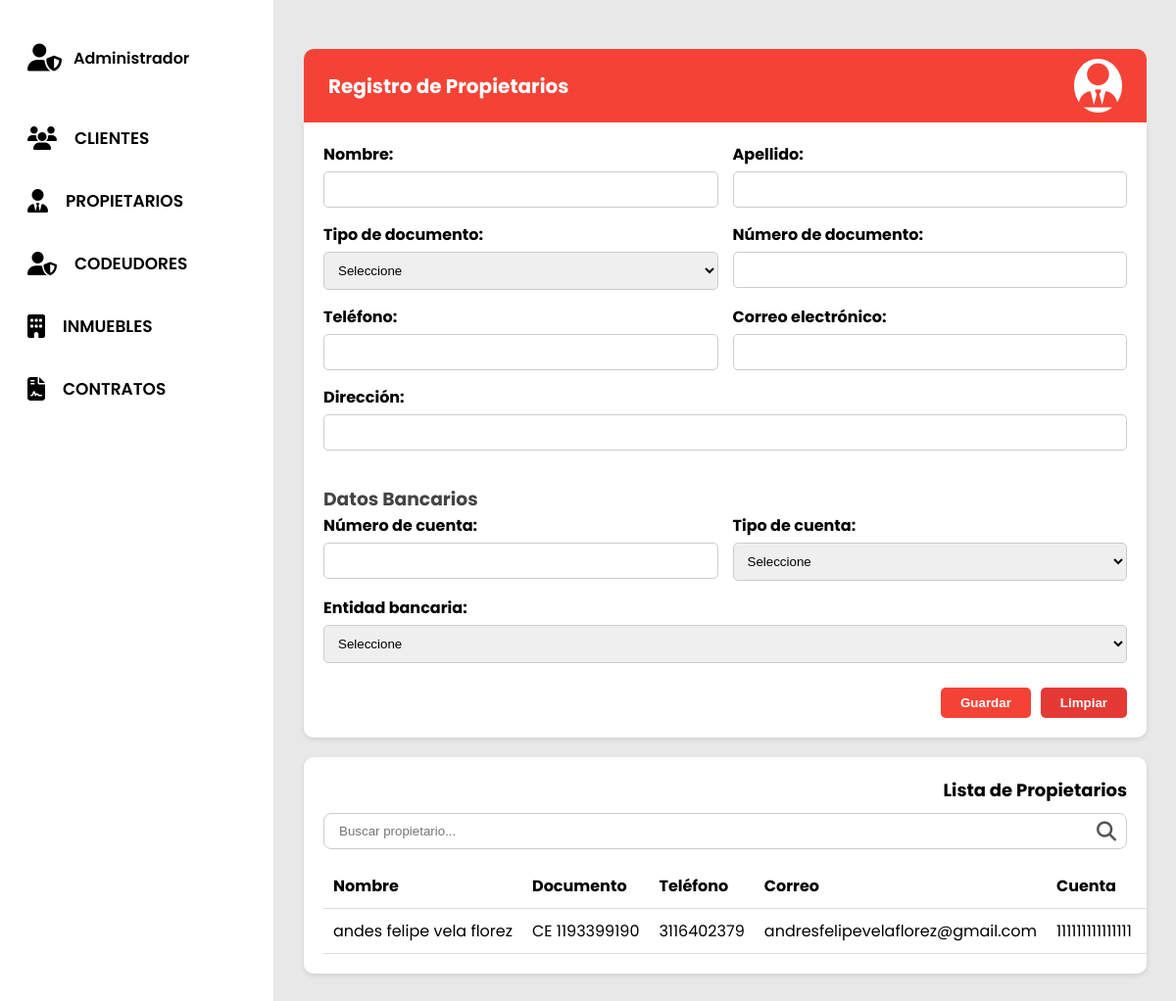
Screenshot of /View/registro_propietarios.php with the database file from the repository.
### tables this page shows
CREATE TABLE `BANK_ACCOUNT` (
    `accountId` int(11) NOT NULL AUTO_INCREMENT,
    `personId` int(11) NOT NULL,
    `accountIdentifier` varchar(50) DEFAULT NULL,
    `accountCategory` varchar(50) DEFAULT NULL COMMENT 'Savings, Checking, etc.',
    `financialInstitution` varchar(100) DEFAULT NULL,
    PRIMARY KEY (`accountId`),
    KEY `personId` (`personId`),
    CONSTRAINT `BANK_ACCOUNT_ibfk_1` FOREIGN KEY (`personId`) REFERENCES `PERSON` (`personId`)
);

CREATE TABLE `PERSON` (
    `personId` int(11) NOT NULL AUTO_INCREMENT,
    `personCategory` varchar(50) DEFAULT NULL COMMENT 'Owner, Tenant, Co-Debtor',
    `fullName` varchar(255) DEFAULT NULL,
    `documentCategory` varchar(10) DEFAULT NULL COMMENT 'ID, TI, CE, PAS, etc.',
    `documentIdentifier` varchar(50) DEFAULT NULL,
    `address` varchar(255) DEFAULT NULL,
    `phoneNumber` varchar(50) DEFAULT NULL,
    `phonePrefix` varchar(100) DEFAULT NULL COMMENT 'e.g. +57, +1, +34, etc.',
    `emailAddress` varchar(255) DEFAULT NULL,
    PRIMARY KEY (`personId`)
);

### Model/conexions.php (called while the page is built, shortened)
<?php
class Conexion {
    private $server = "localhost";
    private $user = "root";
    private $pass = "";
    private $db = "aphia_p";
    private $conexion;
    public function __construct() {
        $this->conexion = new mysqli($this->server, $this->user, $this->pass, $this->db);
    }
    public function conectar() {
        return $this->conexion;
    }
}
?>

### Model/propietariosModel.php (called while the page is built, shortened)
<?php
require_once __DIR__ . '/../Model/conexions.php';
class PropietarioModel {
    private $conn;
    public function __construct() {
        $database = new Conexion();
        $this->conn = $database->conectar();
    }
    public function obtenerTodos() {
        $sql = "SELECT p.*, b.accountIdentifier, b.accountCategory, b.financialInstitution
                FROM PERSON p
                LEFT JOIN BANK_ACCOUNT b ON p.personId = b.personId
                WHERE p.personCategory = 'Owner'
                ORDER BY p.fullName ASC";
        $result = $this->conn->query($sql);
        return $result->fetch_all(MYSQLI_ASSOC);
    }
}
?>

### Controller/propietariosController.php (called while the page is built, shortened)
<?php
require_once __DIR__ . '/../Model/propietariosModel.php';
class PropietarioController {
    private $model;
    public function __construct() {
        $this->model = new PropietarioModel();
    }
    public function index() {
        return $this->model->obtenerTodos();
    }
}
?>

### View/registro_propietarios.php (the view, shortened to what this page needs)
<?php
require_once __DIR__ . '/../Controller/propietariosController.php';
$controller = new PropietarioController();
$editMode = false;
$formData = [
    'nombre' => '',
    'apellido' => '',
    'tipo_doc' => '',
    'numero_doc' => '',
    'telefono' => '',
    'email' => '',
    'direccion' => '',
    'numero_cuenta' => '',
    'tipo_cuenta' => '',
    'entidad_bancaria' => '',
];
$propietarios = $controller->index();
?>
<!DOCTYPE html>
<html lang="es">
<head>
  <link rel="stylesheet" href="Styles/style_administrator_dashboard.css">
  <link rel="stylesheet" href="Styles/registro_cliente.css">
  <link rel="stylesheet" href="https://cdnjs.cloudflare.com/ajax/libs/font-awesome/6.5.0/css/all.min.css">
</head>
<body>
  <div class="container">
    <aside class="sidebar">
      <div class="user"><i class="fa-solid fa-user-shield"></i><span>Administrador</span></div>
      <nav class="menu">
        <a href="resgistro_clientes.php"><i class="fas fa-users"></i><span>CLIENTES</span></a>
        <a href="#"><i class="fas fa-user-tie"></i><span>PROPIETARIOS</span></a>
        <a href="registro_codeudor.php"><i class="fas fa-user-shield"></i><span>CODEUDORES</span></a>
        <a href="registro_inmuebles.php"><i class="fas fa-building"></i><span>INMUEBLES</span></a>
        <a href="#"><i class="fas fa-file-contract"></i><span>CONTRATOS</span></a>
      </nav>
    </aside>
    <main class="main-content">
      <div class="contenedor">
        <div class="header">
          <div>Registro de Propietarios</div>
          <div class="icono"><i class="fa-solid fa-user-tie"></i></div>
        </div>
        <form class="formulario" action="registro_propietarios.php" method="POST">
          <div class="campo-grupo">
            <div class="campo">
              <label for="nombre">Nombre:</label>
              <input type="text" id="nombre" name="nombre" required value="<?= htmlspecialchars($formData['nombre']) ?>">
            </div>
            <div class="campo">
              <label for="apellido">Apellido:</label>
              <input type="text" id="apellido" name="apellido" required value="<?= htmlspecialchars($formData['apellido']) ?>">
            </div>
          </div>
          <div class="campo-grupo">
            <div class="campo">
              <label for="tipo_doc">Tipo de documento:</label>
              <select id="tipo_doc" name="tipo_doc" required>
                <option value="">Seleccione</option>
              </select>
            </div>
            <div class="campo">
              <label for="numero_doc">Número de documento:</label>
              <input type="text" id="numero_doc" name="numero_doc" required value="<?= htmlspecialchars($formData['numero_doc']) ?>" <?= $editMode ? 'readonly' : '' ?>>
            </div>
          </div>
          <div class="campo-grupo">
            <div class="campo">
              <label for="telefono">Teléfono:</label>
              <input type="text" id="telefono" name="telefono" required value="<?= htmlspecialchars($formData['telefono']) ?>">
            </div>
            <div class="campo">
              <label for="email">Correo electrónico:</label>
              <input type="email" id="email" name="email" required value="<?= htmlspecialchars($formData['email']) ?>">
            </div>
          </div>
          <div class="campo-grupo">
            <div class="campo">
              <label for="direccion">Dirección:</label>
              <input type="text" id="direccion" name="direccion" required value="<?= htmlspecialchars($formData['direccion']) ?>">
            </div>
          </div>
          <h3 style="margin-top:20px;color:#444;">Datos Bancarios</h3>
          <div class="campo-grupo">
            <div class="campo">
              <label for="numero_cuenta">Número de cuenta:</label>
              <input type="text" id="numero_cuenta" name="numero_cuenta" value="<?= htmlspecialchars($formData['numero_cuenta']) ?>">
            </div>
            <div class="campo">
              <label for="tipo_cuenta">Tipo de cuenta:</label>
              <select id="tipo_cuenta" name="tipo_cuenta">
                <option value="">Seleccione</option>
              </select>
            </div>
          </div>
          <div class="campo-grupo">
            <div class="campo">
              <label for="entidad_bancaria">Entidad bancaria:</label>
              <select id="entidad_bancaria" name="entidad_bancaria">
                <option value="">Seleccione</option>
              </select>
            </div>
          </div>
          <div class="botones">
            <button type="submit" class="btn-guardar"><?= $editMode ? 'Actualizar' : 'Guardar' ?></button>
            <?php if ($editMode): ?>
              <a class="btn-limpiar" href="registro_propietarios.php">Cancelar</a>
            <?php else: ?>
              <button type="reset" class="btn-limpiar">Limpiar</button>
            <?php endif; ?>
          </div>
        </form>
        <div class="listado">
          <h2>Lista de Propietarios</h2>
          <div class="buscador">
            <input type="text" placeholder="Buscar propietario...">
            <i class="fa-solid fa-magnifying-glass"></i>
          </div>
          <table>
            <thead>
              <tr>
                <th>Nombre</th>
                <th>Documento</th>
                <th>Teléfono</th>
                <th>Correo</th>
                <th>Cuenta</th>
                <th>Banco</th>
              </tr>
            </thead>
            <tbody>
              <?php if (!empty($propietarios)): ?>
                <?php foreach ($propietarios as $p): ?>
                  <tr>
                    <td><?= htmlspecialchars($p['fullName']) ?></td>
                    <td><?= htmlspecialchars($p['documentCategory']) . ' ' . htmlspecialchars($p['documentIdentifier']) ?></td>
                    <td><?= htmlspecialchars($p['phoneNumber']) ?></td>
                    <td><?= htmlspecialchars($p['emailAddress']) ?></td>
                    <td><?= htmlspecialchars($p['accountIdentifier'] ?? 'N/A') ?></td>
                    <td><?= htmlspecialchars($p['financialInstitution'] ?? 'N/A') ?></td>
                  </tr>
                <?php endforeach; ?>
              <?php else: ?>
                <tr>
                  <td colspan="7">No hay propietarios registrados</td>
                </tr>
              <?php endif; ?>
            </tbody>
          </table>
        </div>
      </div>
    </main>
  </div>
</body>
</html>

### View/Styles/style_administrator_dashboard.css (style rules this page uses)
* { margin: 0; padding: 0; box-sizing: border-box; }
body { font-family: "Poppins", Arial, sans-serif; height: 100vh; overflow: hidden; }
.container { display: flex; height: 100vh; width: 100%; }
.sidebar { width: 280px; background-color: #fff; display: flex; flex-direction: column; align-items: flex-start; padding: 45px 25px; border-right: 1px solid #e0e0e0; gap: 55px; flex-shrink: 0; }
.user { display: flex; align-items: center; gap: 12px; font-weight: 600; font-size: 16px; color: #000; padding-left: 3px; }
.user i { font-size: 28px; color: #000; }
.menu { display: flex; flex-direction: column; gap: 38px; width: 100%; }
.menu a { display: flex; align-items: center; gap: 18px; font-size: 17px; font-weight: 600; color: #000; text-decoration: none; transition: all 0.3s ease; padding-left: 3px; }
.menu a i { font-size: 24px; color: #000; z-index: 2; }
.main-content { flex: 1; position: relative; height: 100vh; overflow: hidden; background-color: #e8e8e8; display: flex; align-items: center; justify-content: center; }

### View/Styles/registro_cliente.css (style rules this page uses)
* { margin: 0; padding: 0; box-sizing: border-box; }
body { font-family: "Poppins", Arial, sans-serif; height: 100vh; overflow: hidden; background-color: #f44336; }
.container { display: flex; height: 100vh; width: 100%; }
.sidebar { width: 280px; background-color: #fff; display: flex; flex-direction: column; align-items: flex-start; padding: 45px 25px; border-right: 1px solid #e0e0e0; gap: 55px; flex-shrink: 0; }
.user { display: flex; align-items: center; gap: 12px; font-weight: 600; font-size: 16px; color: #000; padding-left: 3px; }
.user i { font-size: 28px; color: #000; }
.menu { display: flex; flex-direction: column; gap: 38px; width: 100%; }
.menu a { display: flex; align-items: center; gap: 18px; font-size: 17px; font-weight: 600; color: #000; text-decoration: none; transition: all 0.3s ease; padding-left: 3px; }
.menu a i { font-size: 24px; color: #000; z-index: 2; }
.main-content { flex: 1; position: relative; height: 100vh; overflow-y: auto; background-color: #e8e8e8; display: flex; align-items: flex-start; justify-content: center; padding: 30px 0; }
.contenedor { width: 100%; display: flex; flex-direction: column; align-items: stretch; padding: 20px 30px; box-sizing: border-box; }
.header { display: flex; justify-content: space-between; align-items: center; width: 100%; max-width: none; padding: 10px 25px; background-color: #f44336; color: #fff; font-weight: bold; font-size: 20px; border-radius: 10px 10px 0 0; }
.header .icono i { font-size: 45px; background: #fff; color: #f44336; border-radius: 50%; padding: 5px; }
.formulario { background-color: #fff; width: 100%; max-width: none; margin-top: 0; padding: 20px; border-radius: 0 0 10px 10px; box-shadow: 0 2px 5px rgba(0, 0, 0, 0.1); }
.campo-grupo { display: flex; gap: 15px; flex-wrap: wrap; }
.campo { display: flex; flex-direction: column; flex: 1; min-width: 250px; margin-bottom: 15px; }
.campo label { font-weight: bold; margin-bottom: 5px; }
.campo input, .campo select { padding: 10px; border: 1px solid #ccc; border-radius: 5px; outline: none; }
.botones { display: flex; justify-content: flex-end; gap: 10px; margin-top: 10px; }
.btn-guardar, .btn-limpiar { padding: 8px 20px; border: none; border-radius: 5px; cursor: pointer; font-weight: bold; color: #fff; }
.btn-guardar { background-color: #f44336; }
.btn-limpiar { background-color: #e53935; }
.listado { background-color: #fff; width: 100%; max-width: none; margin-top: 20px; padding: 20px; border-radius: 10px; box-shadow: 0 2px 5px rgba(0, 0, 0, 0.1); overflow-x: auto; }
.listado h2 { text-align: right; font-size: 18px; margin: 0 0 10px 0; }
.buscador { display: flex; align-items: center; border: 1px solid #ccc; border-radius: 8px; padding: 5px 10px; margin-bottom: 15px; min-width: 250px; }
.buscador input { border: none; outline: none; flex: 1; padding: 5px; }
.buscador i { font-size: 20px; color: #555; }
.listado table { width: 100%; border-collapse: collapse; min-width: 600px; }
th, td { border-bottom: 1px solid #ddd; padding: 10px; text-align: left; white-space: nowrap; }
th { font-weight: bold; }

### rows the page displays
bank_account: personId.fullName "andes felipe vela florez", personId.documentCategory "CE", personId.documentIdentifier "1193399190", personId.phoneNumber "3116402379", personId.emailAddress "andresfelipevelaflorez@gmail.com", accountIdentifier "111111111111111"
